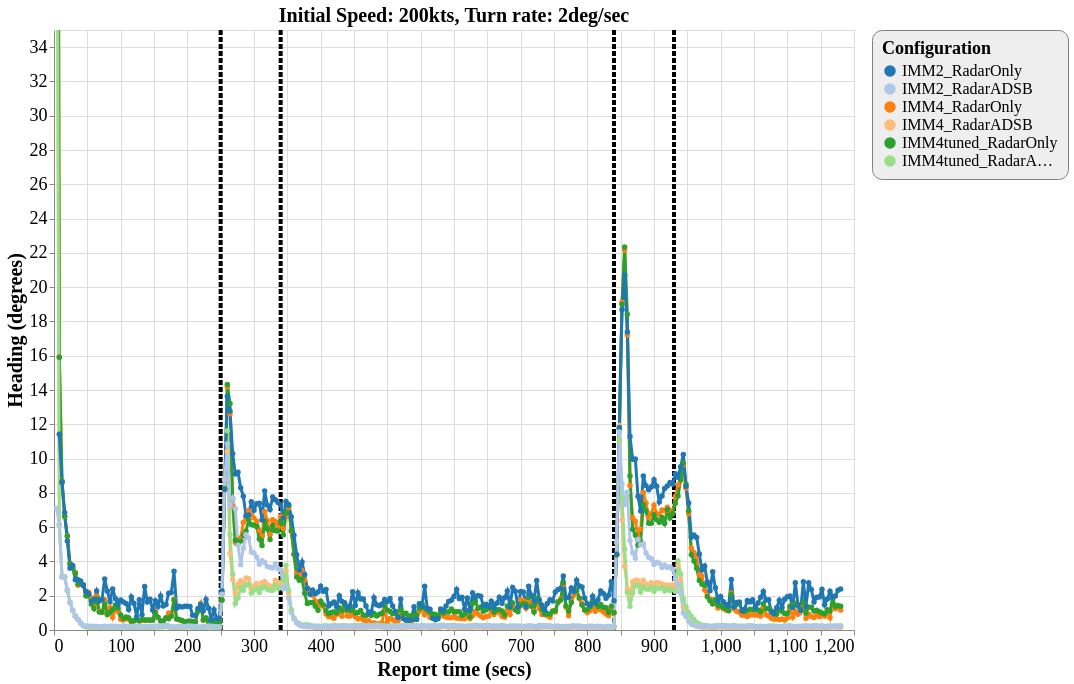

The specification (Vega-Lite) saved for this image:
### Vega-Lite specification from a JSON file in a GitHub repository (floating-point values rounded to 4 significant figures; data arrays with more than 128 entries replaced by an {"elided": "..."} marker saying what was removed)
{"config": {"view": {"continuousWidth": 800, "continuousHeight": 600}, "axisX": {"labelFontSize": 18, "titleFontSize": 20}, "axisY": {"labelFontSize": 18, "titleFontSize": 20}, "font": "Times New Roman", "legend": {"cornerRadius": 10, "fillColor": "#EEEEEE", "labelFontSize": 16, "padding": 10, "strokeColor": "gray", "titleFontSize": 18}, "title": {"fontSize": 20}}, "layer": [{"data": {"name": "data-a2985b26b8c6ee942e08ec47f331f14a"}, "mark": {"type": "rule", "strokeDash": [5, 2], "strokeWidth": 4}, "encoding": {"color": {"type": "nominal", "field": "color", "scale": null}, "x": {"type": "quantitative", "field": "tt"}}}, {"data": {"name": "data-9d768e711dd305bcdba9a85aebd58c2c"}, "mark": {"type": "line", "point": true, "strokeWidth": 3}, "encoding": {"color": {"type": "ordinal", "field": "config", "scale": {"scheme": "category20"}, "sort": ["IMM2_RadarOnly", "IMM2_RadarADSB", "IMM4_RadarOnly", "IMM4_RadarADSB", "IMM4tuned_RadarOnly", "IMM4tuned_RadarADSB"], "title": "Configuration"}, "x": {"type": "quantitative", "field": "time", "title": "Report time (secs)"}, "y": {"type": "quantitative", "field": "rmse_hdg", "scale": {"domain": [0, 35], "zero": false}, "title": "Heading (degrees)"}}, "selection": {"selector132": {"type": "interval", "bind": "scales", "encodings": ["x", "y"]}}, "title": "Initial Speed: 200kts, Turn rate: 2deg/sec"}], "$schema": "https://vega.github.io/schema/vega-lite/v4.8.1.json", "datasets": {"data-a2985b26b8c6ee942e08ec47f331f14a": [{"tt": 250, "color": "black"}, {"tt": 340, "color": "black"}, {"tt": 840, "color": "black"}, {"tt": 930, "color": "black"}], "data-9d768e711dd305bcdba9a85aebd58c2c": {"elided": "1769 records"}}}
